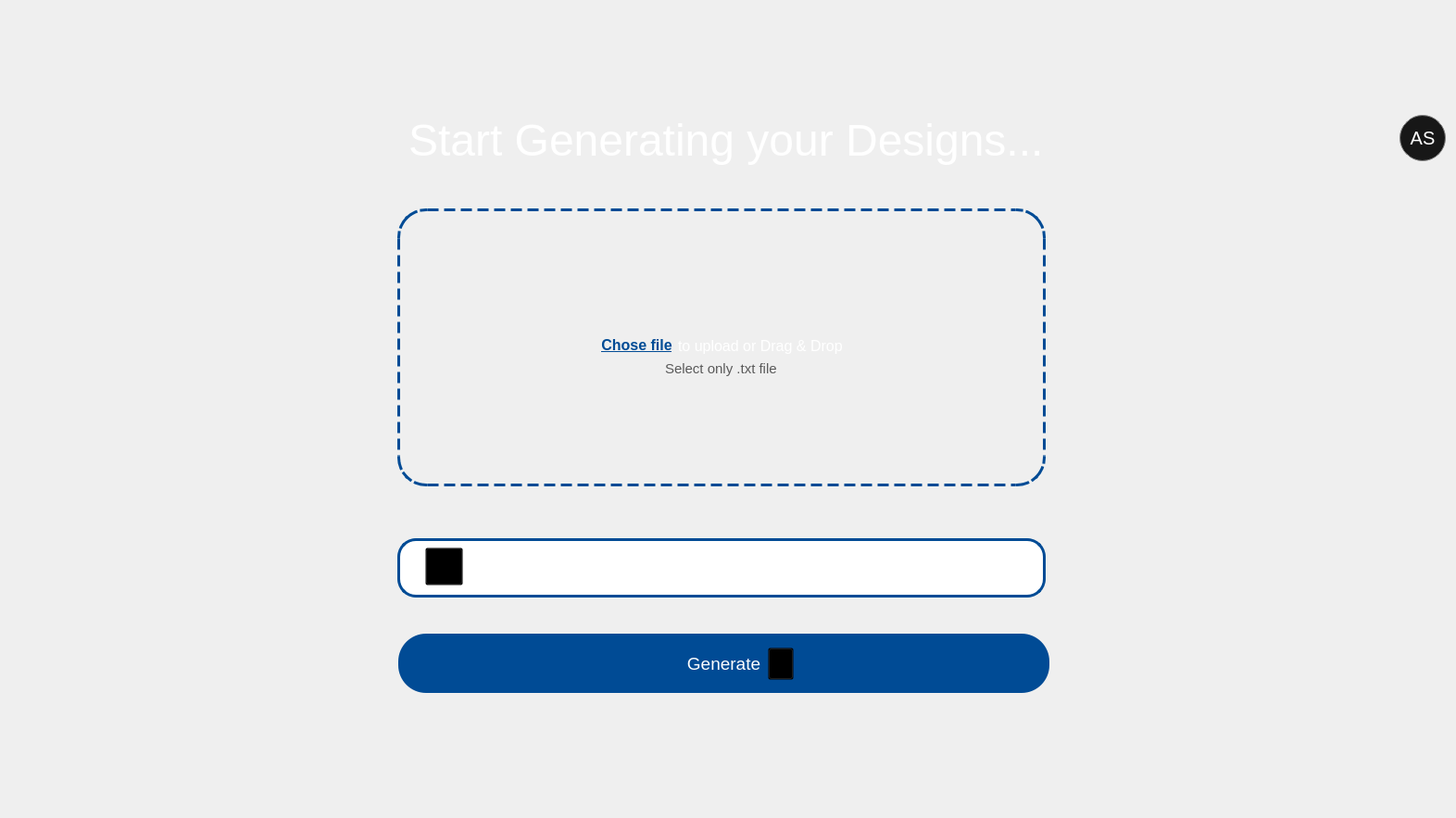
                    <widget class="QWidget" name="file_uploading_page_in_smt">
                     <layout class="QGridLayout" name="gridLayout_52">
                      <item row="0" column="2">
                       <spacer name="verticalSpacer_106">
                        <property name="orientation">
                         <enum>Qt::Vertical</enum>
                        </property>
                        <property name="sizeHint" stdset="0">
                         <size>
                          <width>20</width>
                          <height>113</height>
                         </size>
                        </property>
                       </spacer>
                      </item>
                      <item row="1" column="0">
                       <spacer name="horizontalSpacer_38">
                        <property name="orientation">
                         <enum>Qt::Horizontal</enum>
                        </property>
                        <property name="sizeHint" stdset="0">
                         <size>
                          <width>322</width>
                          <height>20</height>
                         </size>
                        </property>
                       </spacer>
                      </item>
                      <item row="1" column="1">
                       <spacer name="horizontalSpacer_97">
                        <property name="orientation">
                         <enum>Qt::Horizontal</enum>
                        </property>
                        <property name="sizeType">
                         <enum>QSizePolicy::Fixed</enum>
                        </property>
                        <property name="sizeHint" stdset="0">
                         <size>
                          <width>50</width>
                          <height>20</height>
                         </size>
                        </property>
                       </spacer>
                      </item>
                      <item row="1" column="2">
                       <layout class="QGridLayout" name="gridLayout_13">
                        <item row="0" column="0" colspan="3">
                         <layout class="QHBoxLayout" name="horizontalLayout_23">
                          <item>
                           <spacer name="horizontalSpacer_99">
                            <property name="orientation">
                             <enum>Qt::Horizontal</enum>
                            </property>
                            <property name="sizeHint" stdset="0">
                             <size>
                              <width>40</width>
                              <height>20</height>
                             </size>
                            </property>
                           </spacer>
                          </item>
                          <item>
                           <widget class="QLabel" name="start_generating_label">
                            <property name="font">
                             <font>
                              <pointsize>36</pointsize>
                              <weight>50</weight>
                              <bold>false</bold>
                             </font>
                            </property>
                            <property name="cursor">
                             <cursorShape>IBeamCursor</cursorShape>
                            </property>
                            <property name="styleSheet">
                             <string notr="true">color: white;
</string>
                            </property>
                            <property name="text">
                             <string>Start Generating your Designs...</string>
                            </property>
                           </widget>
                          </item>
                          <item>
                           <spacer name="horizontalSpacer_100">
                            <property name="orientation">
                             <enum>Qt::Horizontal</enum>
                            </property>
                            <property name="sizeHint" stdset="0">
                             <size>
                              <width>40</width>
                              <height>20</height>
                             </size>
                            </property>
                           </spacer>
                          </item>
                         </layout>
                        </item>
                        <item row="1" column="1">
                         <spacer name="verticalSpacer_23">
                          <property name="orientation">
                           <enum>Qt::Vertical</enum>
                          </property>
                          <property name="sizeHint" stdset="0">
                           <size>
                            <width>20</width>
                            <height>40</height>
                           </size>
                          </property>
                         </spacer>
                        </item>
                        <item row="2" column="0">
                         <spacer name="horizontalSpacer_43">
                          <property name="orientation">
                           <enum>Qt::Horizontal</enum>
                          </property>
                          <property name="sizeHint" stdset="0">
                           <size>
                            <width>40</width>
                            <height>20</height>
                           </size>
                          </property>
                         </spacer>
                        </item>
                        <item row="2" column="1">
                         <layout class="QVBoxLayout" name="verticalLayout_26">
                          <item>
                           <widget class="QWidget" name="uploadfile_widget" native="true">
                            <property name="minimumSize">
                             <size>
                              <width>0</width>
                              <height>300</height>
                             </size>
                            </property>
                            <property name="maximumSize">
                             <size>
                              <width>700</width>
                              <height>350</height>
                             </size>
                            </property>
                            <property name="styleSheet">
                             <string notr="true">border: 3px dashed #004B95;
border-radius: 31px;</string>
                            </property>
                            <layout class="QGridLayout" name="gridLayout_12">
                             <item row="0" column="0">
                              <widget class="QWidget" name="selectfile_widget" native="true">
                               <property name="minimumSize">
                                <size>
                                 <width>500</width>
                                 <height>150</height>
                                </size>
                               </property>
                               <property name="maximumSize">
                                <size>
                                 <width>500</width>
                                 <height>150</height>
                                </size>
                               </property>
                               <property name="styleSheet">
                                <string notr="true">border:none;</string>
                               </property>
                               <layout class="QGridLayout" name="gridLayout_11">
                                <item row="0" column="1">
                                 <spacer name="verticalSpacer_29">
                                  <property name="orientation">
                                   <enum>Qt::Vertical</enum>
                                  </property>
                                  <property name="sizeType">
                                   <enum>QSizePolicy::Preferred</enum>
                                  </property>
                                  <property name="sizeHint" stdset="0">
                                   <size>
                                    <width>20</width>
                                    <height>40</height>
                                   </size>
                                  </property>
                                 </spacer>
                                </item>
                                <item row="1" column="1">
                                 <layout class="QVBoxLayout" name="verticalLayout_9">
                                  <item alignment="Qt::AlignHCenter">
                                   <widget class="QLabel" name="upload_icon_label">
                                    <property name="cursor">
                                     <cursorShape>PointingHandCursor</cursorShape>
                                    </property>
                                    <property name="styleSheet">
                                     <string notr="true">border: none;</string>
                                    </property>
                                    <property name="text">
                                     <string/>
                                    </property>
                                    <property name="pixmap">
                                     <pixmap resource="../Qss/icons/_icons.qrc">:/custom/icons/custom/upload-icon.png</pixmap>
                                    </property>
                                   </widget>
                                  </item>
                                  <item>
                                   <layout class="QHBoxLayout" name="horizontalLayout_13">
                                    <item>
                                     <spacer name="horizontalSpacer_47">
                                      <property name="orientation">
                                       <enum>Qt::Horizontal</enum>
                                      </property>
                                      <property name="sizeHint" stdset="0">
                                       <size>
                                        <width>40</width>
                                        <height>20</height>
                                       </size>
                                      </property>
                                     </spacer>
                                    </item>
                                    <item>
                                     <widget class="QPushButton" name="choose_file_pushButton_in_smt">
                                      <property name="font">
                                       <font>
                                        <pointsize>12</pointsize>
                                        <weight>75</weight>
                                        <bold>true</bold>
                                        <underline>true</underline>
                                       </font>
                                      </property>
                                      <property name="cursor">
                                       <cursorShape>PointingHandCursor</cursorShape>
                                      </property>
                                      <property name="styleSheet">
                                       <string notr="true">border: none;
color: #004B95</string>
                                      </property>
                                      <property name="text">
                                       <string>Chose file</string>
                                      </property>
                                     </widget>
                                    </item>
                                    <item>
                                     <widget class="QLabel" name="drag_drop_label">
                                      <property name="font">
                                       <font>
                                        <pointsize>12</pointsize>
                                       </font>
                                      </property>
                                      <property name="cursor">
                                       <cursorShape>IBeamCursor</cursorShape>
                                      </property>
                                      <property name="styleSheet">
                                       <string notr="true">color:white;
border:none;</string>
                                      </property>
                                      <property name="text">
                                       <string>to upload or Drag &amp; Drop</string>
                                      </property>
                                     </widget>
                                    </item>
                                    <item>
                                     <spacer name="horizontalSpacer_48">
                                      <property name="orientation">
                                       <enum>Qt::Horizontal</enum>
                                      </property>
                                      <property name="sizeHint" stdset="0">
                                       <size>
                                        <width>40</width>
                                        <height>20</height>
                                       </size>
                                      </property>
                                     </spacer>
                                    </item>
                                   </layout>
                                  </item>
                                  <item alignment="Qt::AlignHCenter">
                                   <widget class="QLabel" name="select_only_txt_label">
                                    <property name="font">
                                     <font>
                                      <pointsize>11</pointsize>
                                     </font>
                                    </property>
                                    <property name="cursor">
                                     <cursorShape>IBeamCursor</cursorShape>
                                    </property>
                                    <property name="styleSheet">
                                     <string notr="true">border: none;
color: #595959;</string>
                                    </property>
                                    <property name="text">
                                     <string>Select only .txt file</string>
                                    </property>
                                   </widget>
                                  </item>
                                 </layout>
                                </item>
                                <item row="2" column="1">
                                 <spacer name="verticalSpacer_30">
                                  <property name="orientation">
                                   <enum>Qt::Vertical</enum>
                                  </property>
                                  <property name="sizeType">
                                   <enum>QSizePolicy::Preferred</enum>
                                  </property>
                                  <property name="sizeHint" stdset="0">
                                   <size>
                                    <width>20</width>
                                    <height>40</height>
                                   </size>
                                  </property>
                                 </spacer>
                                </item>
                                <item row="1" column="0">
                                 <spacer name="horizontalSpacer_44">
                                  <property name="orientation">
                                   <enum>Qt::Horizontal</enum>
                                  </property>
                                  <property name="sizeType">
                                   <enum>QSizePolicy::Preferred</enum>
                                  </property>
                                  <property name="sizeHint" stdset="0">
                                   <size>
                                    <width>40</width>
                                    <height>20</height>
                                   </size>
                                  </property>
                                 </spacer>
                                </item>
                                <item row="1" column="2">
                                 <spacer name="horizontalSpacer_45">
                                  <property name="orientation">
                                   <enum>Qt::Horizontal</enum>
                                  </property>
                                  <property name="sizeType">
                                   <enum>QSizePolicy::Preferred</enum>
                                  </property>
                                  <property name="sizeHint" stdset="0">
                                   <size>
                                    <width>40</width>
                                    <height>20</height>
                                   </size>
                                  </property>
                                 </spacer>
                                </item>
                               </layout>
                              </widget>
                             </item>
                            </layout>
                           </widget>
                          </item>
                          <item>
                           <spacer name="verticalSpacer_32">
                            <property name="orientation">
                             <enum>Qt::Vertical</enum>
                            </property>
                            <property name="sizeHint" stdset="0">
                             <size>
                              <width>20</width>
                              <height>40</height>
                             </size>
                            </property>
                           </spacer>
                          </item>
                          <item>
                           <layout class="QVBoxLayout" name="verticalLayout_10">
                            <item>
                             <widget class="QWidget" name="filepath_widget" native="true">
                              <property name="minimumSize">
                               <size>
                                <width>700</width>
                                <height>80</height>
                               </size>
                              </property>
                              <property name="maximumSize">
                               <size>
                                <width>682</width>
                                <height>80</height>
                               </size>
                              </property>
                              <widget class="QLineEdit" name="folder_path_lineEdit">
                               <property name="geometry">
                                <rect>
                                 <x>0</x>
                                 <y>10</y>
                                 <width>700</width>
                                 <height>64</height>
                                </rect>
                               </property>
                               <property name="minimumSize">
                                <size>
                                 <width>700</width>
                                 <height>0</height>
                                </size>
                               </property>
                               <property name="maximumSize">
                                <size>
                                 <width>700</width>
                                 <height>16777215</height>
                                </size>
                               </property>
                               <property name="font">
                                <font>
                                 <pointsize>12</pointsize>
                                </font>
                               </property>
                               <property name="styleSheet">
                                <string notr="true">padding-left: 88px;
border: 3px solid #004B95;
border-radius: 20px;
color:white;</string>
                               </property>
                               <property name="text">
                                <string/>
                               </property>
                               <property name="placeholderText">
                                <string>Select a folder or paste the path to save the design files</string>
                               </property>
                              </widget>
                              <widget class="QPushButton" name="choose_folder_icon_pushButton">
                               <property name="geometry">
                                <rect>
                                 <x>30</x>
                                 <y>20</y>
                                 <width>41</width>
                                 <height>41</height>
                                </rect>
                               </property>
                               <property name="cursor">
                                <cursorShape>PointingHandCursor</cursorShape>
                               </property>
                               <property name="styleSheet">
                                <string notr="true">background-color:transparent;</string>
                               </property>
                               <property name="text">
                                <string/>
                               </property>
                               <property name="icon">
                                <iconset resource="../Qss/icons/_icons.qrc">
                                 <normaloff>:/custom/icons/custom/select-folder-icon.png</normaloff>:/custom/icons/custom/select-folder-icon.png</iconset>
                               </property>
                               <property name="iconSize">
                                <size>
                                 <width>38</width>
                                 <height>44</height>
                                </size>
                               </property>
                              </widget>
                             </widget>
                            </item>
                            <item>
                             <spacer name="verticalSpacer_34">
                              <property name="orientation">
                               <enum>Qt::Vertical</enum>
                              </property>
                              <property name="sizeType">
                               <enum>QSizePolicy::Preferred</enum>
                              </property>
                              <property name="sizeHint" stdset="0">
                               <size>
                                <width>20</width>
                                <height>22</height>
                               </size>
                              </property>
                             </spacer>
                            </item>
                            <item>
                             <widget class="QWidget" name="generate_button_widget" native="true">
                              <property name="minimumSize">
                               <size>
                                <width>709</width>
                                <height>80</height>
                               </size>
                              </property>
                              <property name="maximumSize">
                               <size>
                                <width>710</width>
                                <height>80</height>
                               </size>
                              </property>
                              <widget class="QPushButton" name="generate_pushButton">
                               <property name="geometry">
                                <rect>
                                 <x>1</x>
                                 <y>5</y>
                                 <width>703</width>
                                 <height>64</height>
                                </rect>
                               </property>
                               <property name="minimumSize">
                                <size>
                                 <width>703</width>
                                 <height>0</height>
                                </size>
                               </property>
                               <property name="maximumSize">
                                <size>
                                 <width>700</width>
                                 <height>16777215</height>
                                </size>
                               </property>
                               <property name="font">
                                <font>
                                 <pointsize>14</pointsize>
                                </font>
                               </property>
                               <property name="cursor">
                                <cursorShape>PointingHandCursor</cursorShape>
                               </property>
                               <property name="styleSheet">
                                <string notr="true">QWidget QPushButton {
   
	background-color: rgb(0, 75, 149);
    border-radius: 30px;
    color: white;
}
QWidget QPushButton:hover {
    color: white;
	background-color: #005ce6;
}
QPushButton:pressed {
    background-color: #003d99; /* Slightly darker blue for the pressed state */
    color: white; /* Keep the text color visible */
}
</string>
                               </property>
                               <property name="text">
                                <string>Generate</string>
                               </property>
                               <property name="shortcut">
                                <string extracomment="Generate"/>
                               </property>
                              </widget>
                              <widget class="QPushButton" name="generate_icon_pushButton_in_smt">
                               <property name="geometry">
                                <rect>
                                 <x>400</x>
                                 <y>20</y>
                                 <width>28</width>
                                 <height>35</height>
                                </rect>
                               </property>
                               <property name="cursor">
                                <cursorShape>PointingHandCursor</cursorShape>
                               </property>
                               <property name="styleSheet">
                                <string notr="true"> QPushButton{
    background-color: transparent;}
</string>
                               </property>
                               <property name="text">
                                <string/>
                               </property>
                               <property name="icon">
                                <iconset resource="../Qss/icons/_icons.qrc">
                                 <normaloff>:/custom/icons/custom/generate-stars.png</normaloff>:/custom/icons/custom/generate-stars.png</iconset>
                               </property>
                               <property name="iconSize">
                                <size>
                                 <width>27</width>
                                 <height>27</height>
                                </size>
                               </property>
                              </widget>
                             </widget>
                            </item>
                           </layout>
                          </item>
                         </layout>
                        </item>
                        <item row="2" column="2">
                         <spacer name="horizontalSpacer_58">
                          <property name="orientation">
                           <enum>Qt::Horizontal</enum>
                          </property>
                          <property name="sizeHint" stdset="0">
                           <size>
                            <width>40</width>
                            <height>20</height>
                           </size>
                          </property>
                         </spacer>
                        </item>
                       </layout>
                      </item>
                      <item row="1" column="3">
                       <spacer name="horizontalSpacer_37">
                        <property name="orientation">
                         <enum>Qt::Horizontal</enum>
                        </property>
                        <property name="sizeHint" stdset="0">
                         <size>
                          <width>321</width>
                          <height>20</height>
                         </size>
                        </property>
                       </spacer>
                      </item>
                      <item row="1" column="4">
                       <layout class="QVBoxLayout" name="verticalLayout_28">
                        <item>
                         <widget class="QPushButton" name="usermenu_pushButton">
                          <property name="minimumSize">
                           <size>
                            <width>50</width>
                            <height>50</height>
                           </size>
                          </property>
                          <property name="maximumSize">
                           <size>
                            <width>50</width>
                            <height>50</height>
                           </size>
                          </property>
                          <property name="font">
                           <font>
                            <pointsize>15</pointsize>
                            <weight>50</weight>
                            <bold>false</bold>
                            <strikeout>false</strikeout>
                            <kerning>true</kerning>
                           </font>
                          </property>
                          <property name="cursor">
                           <cursorShape>PointingHandCursor</cursorShape>
                          </property>
                          <property name="styleSheet">
                           <string notr="true">QPushButton {
    color: white;
    background-color:#171717;
    border: 1px solid grey;
    border-radius: 25px; 
}

QPushButton:hover {
    border: 2px solid rgb(83, 83, 83); /* Change border color on hover */
    background-color:#171717;
   
}

</string>
                          </property>
                          <property name="text">
                           <string>AS</string>
                          </property>
                         </widget>
                        </item>
                        <item>
                         <spacer name="verticalSpacer_48">
                          <property name="orientation">
                           <enum>Qt::Vertical</enum>
                          </property>
                          <property name="sizeHint" stdset="0">
                           <size>
                            <width>20</width>
                            <height>40</height>
                           </size>
                          </property>
                         </spacer>
                        </item>
                       </layout>
                      </item>
                      <item row="2" column="2">
                       <spacer name="verticalSpacer_113">
                        <property name="orientation">
                         <enum>Qt::Vertical</enum>
                        </property>
                        <property name="sizeHint" stdset="0">
                         <size>
                          <width>20</width>
                          <height>113</height>
                         </size>
                        </property>
                       </spacer>
                      </item>
                     </layout>
                    </widget>
